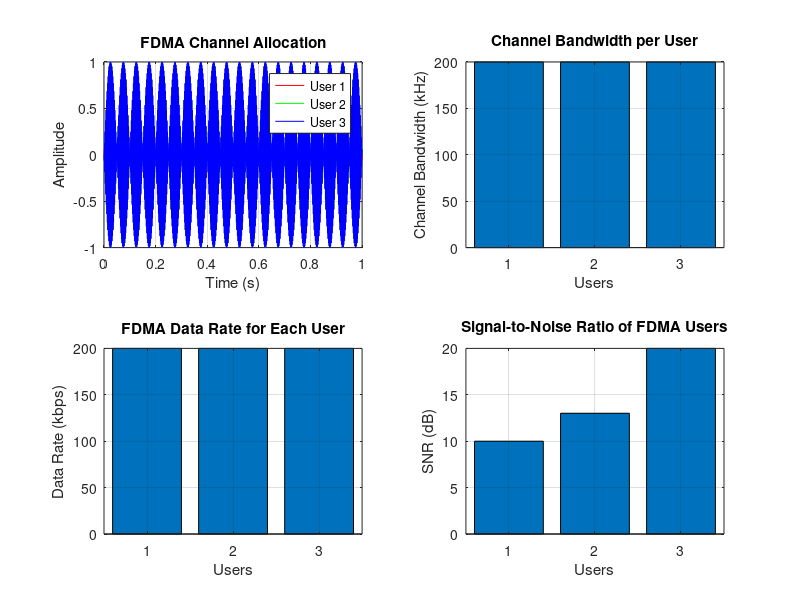

Reproduce this figure in MATLAB.
clc;
clear;
close all;

%% ==========================
% Objective 1: FDMA Channel Allocation
% ===========================

fs = 1000;
t = 0:1/fs:1;

TBW = 600;          % Total Bandwidth (kHz)
Users = 3;          % Number of Users

CBW = TBW / Users;  % Channel Bandwidth per User

fc = [100 300 500]; % Carrier Frequencies

m = sin(2*pi*10*t); % Message Signal

% Modulated Signals
s1 = m .* cos(2*pi*fc(1)*t);
s2 = m .* cos(2*pi*fc(2)*t);
s3 = m .* cos(2*pi*fc(3)*t);

figure;

subplot(2,2,1)
plot(t,s1,'r',t,s2,'g',t,s3,'b')
grid on
title('FDMA Channel Allocation')
xlabel('Time (s)')
ylabel('Amplitude')
legend('User 1','User 2','User 3')

subplot(2,2,2)
bar(1:Users,CBW*ones(1,Users))
grid on
xlabel('Users')
ylabel('Channel Bandwidth (kHz)')
title('Channel Bandwidth per User')

%% ==========================
% Objective 2: FDMA Data Rate
% ===========================

BW = 200;       % Channel Bandwidth (kHz)
M = 2;          % BPSK Modulation

DataRate = BW * log2(M);   % Data Rate (kbps)

Rate = DataRate * ones(1,Users);

disp('========== OBJECTIVE 2 ==========')
disp('User    Data Rate (kbps)')
disp([(1:Users)' Rate'])

subplot(2,2,3)
bar(1:Users,Rate)
grid on
xlabel('Users')
ylabel('Data Rate (kbps)')
title('FDMA Data Rate for Each User')

%% ==========================
% Objective 3: SNR Calculation
% ===========================

Ps = 1;                      % Signal Power (W)
Pn = [0.1 0.05 0.01];        % Noise Power (W)

SNR = 10*log10(Ps ./ Pn);    % SNR in dB

disp(' ')
disp('========== OBJECTIVE 3 ==========')
disp('User   Noise Power(W)   SNR(dB)')
disp([(1:Users)' Pn' SNR'])

subplot(2,2,4)
bar(1:Users,SNR)
grid on
xlabel('Users')
ylabel('SNR (dB)')
title('Signal-to-Noise Ratio of FDMA Users')
